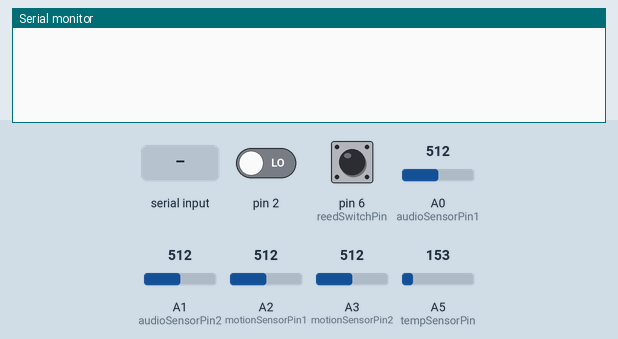
This sketch was run on a simulated Arduino Uno, built with avr-gcc and run on an emulated ATmega328P. Shown: the last lines printed to the serial monitor. Inputs (shaded band) come from the test bench; at power-on: pin 2 LOW, pin 6 (reedSwitchPin) LOW, A0 (audioSensorPin1) = 512, A1 (audioSensorPin2) = 512, A2 (motionSensorPin1) = 512, A3 (motionSensorPin2) = 512, A5 (tempSensorPin) = 153.

Above: at 0.9 s.
1.0 s: "I" received over Serial
At 3.8 s:
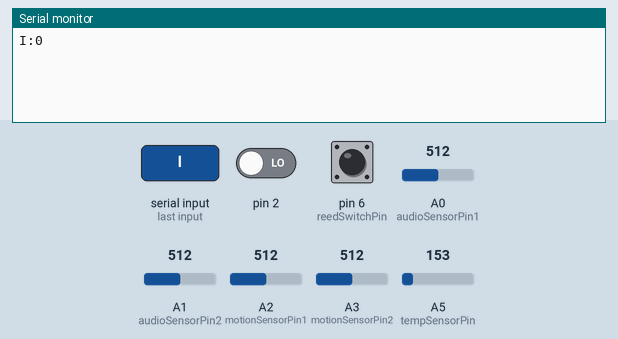
4.0 s: pin 2 driven HIGH
At 5.2 s:
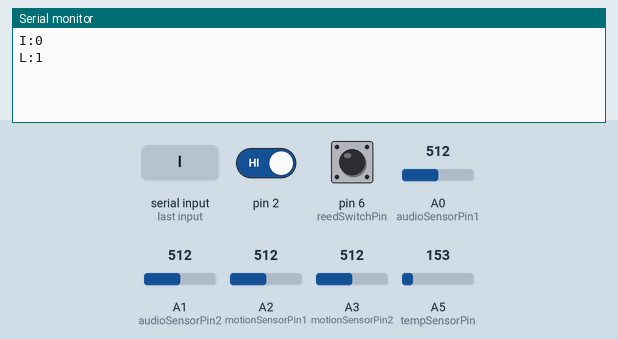
5.5 s: pin 6 (reedSwitchPin) pulled HIGH for 0.15 s
At 6.9 s:
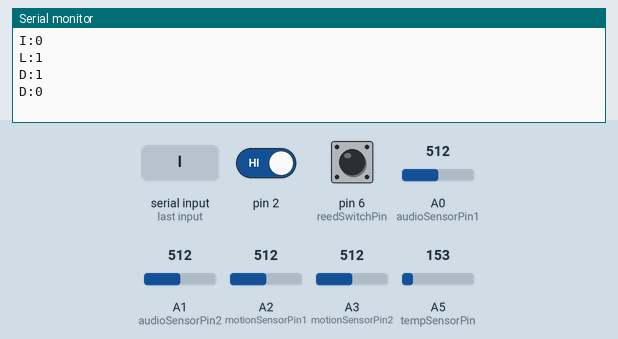
7.5 s: "F,45\n" received over Serial
At 7.9 s:
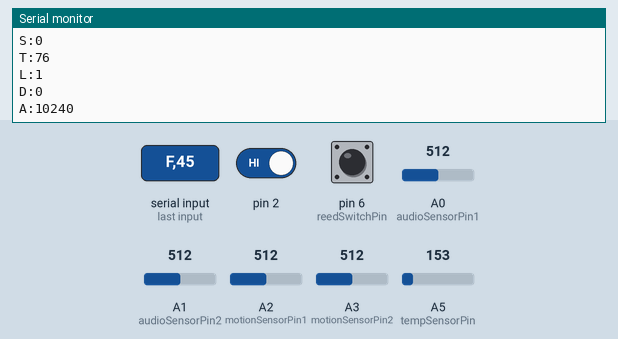
9.0 s: "R,45\n" received over Serial
At 10.2 s:
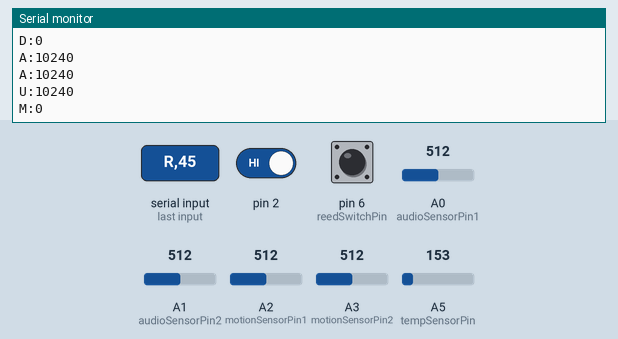

Measured:
- after the input at 1.0 s, the serial monitor: prints a new line after 2.0 s (image 1)
- after the input at 4.0 s, the serial monitor: prints a new line at once (image 2)
- after the input at 5.5 s, the serial monitor: prints a new line at once (image 3)
- after the input at 7.5 s, the serial monitor: prints a new line at once (image 4)
- after the input at 9.0 s, the serial monitor: prints a new line at once (image 5)

The sketch:

SmartHouse.ino
```cpp
/*
 *  Smart House - Sensor Center - Arduino Code
 *  Authors: Joe Greubel, YongChing Tee, Derek Gobin, Jake Conroy
 *
 *  Inputs: two motion sensors, two audio intensity sensors, a reed switch, a temperature sensor and serial communication
 *  Outputs: a power switch tail and serial communication
 *
 *  Description: Using the readings from the sensors and information via the serial connection, this system is able
 *  to monitor room activity based on motion and sound, determine the status of a door and the ability to switch
 *  on and off a lamp.
 */

//************************//
//*** Global Variables ***//
//************************//

//Real World Variables
boolean initialized = false;
boolean isSystemArmed = false;
boolean isDoorOpen = false;
boolean isLightOn = false;
float temperature = 0;

//Sensor Pins
const int audioSensorPin1 = A0;
const int audioSensorPin2 = A1;
const int motionSensorPin1 = A2;
const int motionSensorPin2 = A3;
const int tempSensorPin = A5;

const int reedSwitchPin = 6;
const int powerSwitchTailPin = 7;
const int lampPushInterrupt = 0; //Pin 2

//Activity Variables
long activity = 0;
int activityLevel = 0;
int audioActivity = 0;
int motionActivity = 0;
const double audioActivityScale = 1;
const double motionActivityScale = .11;

//Light Debounce
long long currDebounceDelay = 500;

//Global String Buffer
char temporary[10];

//*************************//
//*** Arduino Functions ***//
//*************************//
void setup() {
  //Wait For HomeServer Initialization
  Serial.begin(115200);
  while(Serial.read() != 'I');
  initialize();

  //Setup Pins
  pinMode(reedSwitchPin, INPUT);
  pinMode(powerSwitchTailPin, OUTPUT);

  //Attach Interrupt
  attachInterrupt(lampPushInterrupt, lampButtonFunc, RISING);
}

void loop() {
  //Check And Update Systems
  checkActivity();
  checkDoor();
  updateTemperature();

  //Check For Messages
  if (haveMessages()) {
    handleMessages();
  }

  /*
  //Test Prints
  const long testDelay = 100;
  static long currTestDelay = -testDelay;
  if(millis() - currTestDelay > testDelay) {

    Serial.print(motionActivity);
    Serial.print(",");

    currTestDelay = millis();
  }
  */
}
```

Activity.ino
```cpp
//**************************//
//*** Activity Functions ***//
//**************************//

int getAudioActivity() {
  const int noiseScale = 10;
  const int audioArrLength = 50;
  static int indx = 0;
  static long audioAvgArr[audioArrLength];
  static long audioAvgTotal = 0;
  static long audioValue1, audioValue2;

  audioValue1 = analogRead(audioSensorPin1);
  audioValue2 = analogRead(audioSensorPin2);

  audioAvgTotal -= audioAvgArr[indx];
  audioAvgArr[indx] = (audioValue1 + audioValue2) * noiseScale;
  audioAvgTotal += audioAvgArr[indx++];

  if(indx >= audioArrLength)
    indx = 0;

  audioActivity = audioAvgTotal/audioArrLength * audioActivityScale;

  return audioActivity;
}


int getJumpMotionActivity() {
  static long noiseScale = 5;
  static long motionActivity1, motionActivity2;
  static long motionJumpTotalValue = 0;
  long substractValue = 40;

  motionActivity1 = analogRead(motionSensorPin1) - 530;
  motionActivity2 = analogRead(motionSensorPin2) - 530;

  if(motionActivity1 < 0) motionActivity1 = 0;
  if(motionActivity2 < 0) motionActivity2 = 0;

  motionJumpTotalValue -= substractValue;
  motionJumpTotalValue += (motionActivity1 + motionActivity2) / noiseScale;

  if(motionJumpTotalValue < 0)
    motionJumpTotalValue = 0;

  return motionJumpTotalValue * motionActivityScale;
}


int getMotionActivity() {
  const int noiseScale = 1;
  const int motionArrLength = 50;
  static int indx = 0;
  static long motionAvgArr[motionArrLength];
  static long motionAvgTotal = 0;

  motionAvgTotal -= motionAvgArr[indx];
  motionAvgArr[indx] = getJumpMotionActivity() * noiseScale;
  motionAvgTotal += motionAvgArr[indx++];

  if(indx >= motionArrLength)
    indx = 0;

  motionActivity = motionAvgTotal/motionArrLength;

  return motionActivity;
}


int getCurrentActivity() {
  return getAudioActivity() + getMotionActivity();
}


void checkActivity() {
  const long actDelay = 10000;
  static long currActDelay = -actDelay;
  const long getDelay = 50;
  static long currGetDelay = -getDelay;

  if(millis() - currGetDelay > getDelay) {
    activity = getCurrentActivity();
    currGetDelay = millis();
  }

  if (activity > activityLevel && millis() - currActDelay > actDelay) {
    if(isSystemArmed) {
      sendAboveActivityWarning();
    }
    currActDelay = millis();
  }
}
```

Comm.ino
```cpp
//*************************//
//*** Command Functions ***//
//*************************//

void initialize() {
  initialized = true;
  isSystemArmed = (Serial.parseInt()==1)? true:false;
  activityLevel = Serial.parseInt();

  sprintf(temporary, "I:%d\n", (isSystemArmed)? 1:0);
  Serial.write(temporary);
}

void confirmInitialize() {
  Serial.parseInt();

  sprintf(temporary, "I:%d\n", (initialized)? 1:0);
  Serial.write(temporary);
}


void changeSystemArmed() {
  isSystemArmed = (Serial.parseInt()==1)? true:false;

  sprintf(temporary, "S:%d\n", (isSystemArmed)? 1:0);
  Serial.write(temporary);
}


void changeActivityLevel() {
  activityLevel = Serial.parseInt();

  sprintf(temporary, "A:%d\n", activityLevel);
  Serial.write(temporary);
}


void changeLightStatus() {
  isLightOn = (Serial.parseInt()==1)? true:false;
  digitalWrite(powerSwitchTailPin, (isLightOn)? LOW : HIGH);
  currDebounceDelay = millis();

  sprintf(temporary, "L:%d\n", (isLightOn)? 1:0);
  Serial.write(temporary);
}

//*******************************//
//*** Communication Functions ***//
//*******************************//

void sendFullStatus() {
  Serial.read();

  sprintf(temporary, "S:%d\n", (isSystemArmed)? 1:0);
  Serial.write(temporary);

  sprintf(temporary, "T:%d\n", (int)temperature);
  Serial.write(temporary);

  sprintf(temporary, "L:%d\n", (isLightOn)? 1:0);
  Serial.write(temporary);

  sprintf(temporary, "D:%d\n", (isDoorOpen)? 1:0);
  Serial.write(temporary);

  sprintf(temporary, "A:%d\n", activity);
  Serial.write(temporary);
}


void sendRawActivityStatus() {
  Serial.read();

  sprintf(temporary, "A:%d\n", activity);
  Serial.write(temporary);

  sprintf(temporary, "U:%d\n", audioActivity);
  Serial.write(temporary);

  sprintf(temporary, "M:%d\n", motionActivity);
  Serial.write(temporary);
}


//*************************//
//*** Warning Functions ***//
//*************************//
void sendAboveActivityWarning() {
  sprintf(temporary, "W:%d\n", activity);
  Serial.write(temporary);
}


void sendDoorChangeWarning() {
  sprintf(temporary, "D:%d\n", (isDoorOpen)? 1:0);
  Serial.write(temporary);
}


void sendLightChangeWarning() {
  sprintf(temporary, "L:%d\n", (isLightOn)? 1:0);
  Serial.write(temporary);
}


//************************//
//*** Message Handling ***//
//************************//
boolean haveMessages() {
  return (Serial.available() > 0);
}


void handleMessages() {
  switch(Serial.peek()) {
  case 'F':
    sendFullStatus();
    break;
  case 'R':
    sendRawActivityStatus();
    break;
  case 'S':
    changeSystemArmed();
    break;
  case 'A':
    changeActivityLevel();
    break;
  case 'L':
    changeLightStatus();
    break;
  case 'I':
    confirmInitialize();
    break;
  default:
    Serial.read();
    break;
  }
}
```

Devices.ino
```cpp
//************************//
//*** Device Functions ***//
//************************//

boolean getDoorStatus() {
  return (digitalRead(reedSwitchPin) == 0)? false : true;
}


void checkDoor() {

  const long long doorDelay = 500;
  static long long currDoorDelay = -doorDelay;

  if(millis() - currDoorDelay > doorDelay) {
    if (isDoorOpen != getDoorStatus()) {
      isDoorOpen = !isDoorOpen;
      sendDoorChangeWarning();
    }

    currDoorDelay = millis();
  }
}


void updateTemperature() {
  const long long tempDelay = 5000;
  static long long currTempDelay = -tempDelay;

  if(millis() - currTempDelay > tempDelay) {
    float voltage = (float)analogRead(tempSensorPin) * 5.0 / 1024.0;
    float newTemp = (((voltage - 0.5) * 100.0) * 9/5 + 32);

    if(temperature == 0)
      temperature = newTemp;
    else
      temperature = (newTemp + temperature)/2.0;

    currTempDelay = millis();
  }
}


void lampButtonFunc() {
  const long long debounceDelay = 500;

  if(millis() - currDebounceDelay > debounceDelay) {
    isLightOn = !isLightOn;
    digitalWrite(powerSwitchTailPin, (isLightOn)? LOW : HIGH);
    sendLightChangeWarning();
    currDebounceDelay = millis();
  }
}
```
